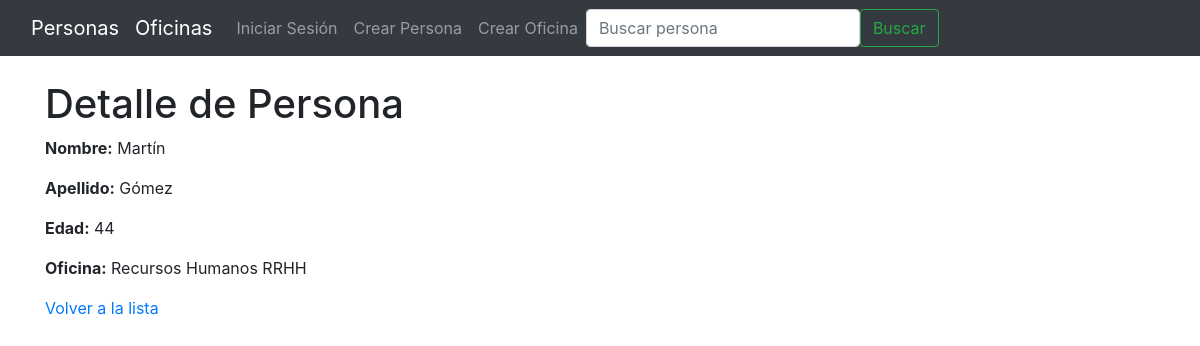
/persona/detalle/1/, run on the app's committed database.
### persona/models.py (models this page shows, shortened)
class Persona(models.Model):
    nombre = models.CharField(verbose_name="Nombre", max_length=50)
    apellido = models.CharField(verbose_name="Apellido", max_length=50)
    edad = models.IntegerField(verbose_name="Edad")
    oficina = models.ForeignKey('oficina.Oficina', on_delete=models.CASCADE)
    class Meta:
        verbose_name = 'Persona'
        verbose_name_plural = 'Personas'

### oficina/models.py (models this page shows)
class Oficina(models.Model):
    nombre = models.CharField(verbose_name="Nombre", max_length=50)
    nombre_corto = models.CharField(verbose_name="Nombre Corto", max_length=20)
    class Meta:
        verbose_name = 'Oficina'
        verbose_name_plural = 'Oficinas'
    def __str__(self):
        return f"{self.nombre} {self.nombre_corto}"

### persona/views.py (the view)
class PersonaDetailView(DetailView):
    model = Persona
    template_name = "persona/detalle.html"
    context_object_name = "persona"

### templates/persona/detalle.html
{% extends 'base.html' %}
{% block content %}
    <h1>Detalle de Persona</h1>
    <p><strong>Nombre:</strong> {{ persona.nombre }}</p>
    <p><strong>Apellido:</strong> {{ persona.apellido }}</p>
    <p><strong>Edad:</strong> {{ persona.edad }}</p>
    <p><strong>Oficina:</strong> {{ persona.oficina }}</p>
    <a href="{% url 'persona:lista' %}">Volver a la lista</a>
{% endblock content %}

### data on the page
Persona: nombre "Martín", apellido "Gómez", edad "44", oficina "Recursos Humanos RRHH"
